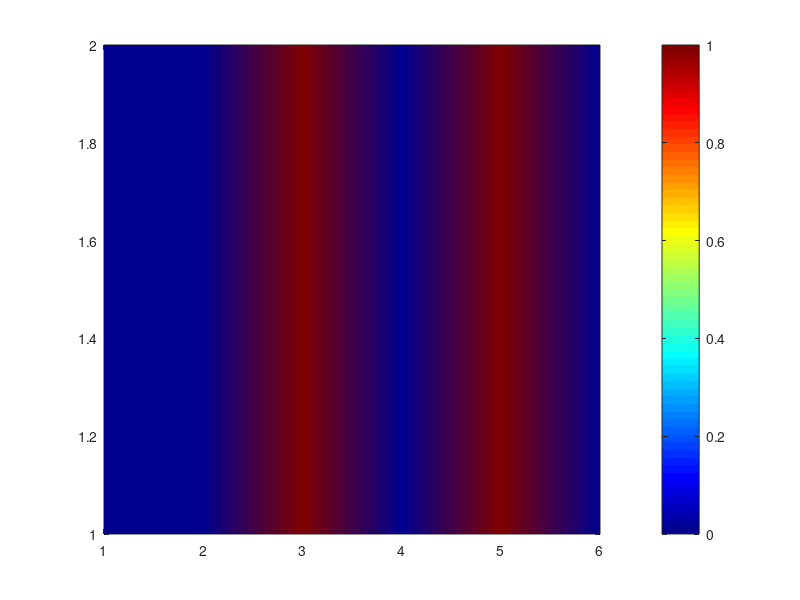

MATLAB code to generate this figure:
% Jacob Krol
% Prime Hotspot Plotter
clc

max = input('Maximum checked value:');
current = 2;
primes = [0 0 3:max];

while(current < max)
    current=current+1;
    p=true;
    if(mod(current,2)==0)
        p=false;
    else
        for test = 3:2:current-1
            if(mod(current,test)==0)
                p=false;
                break
            end
        end
    end
    primes(current) = p;
end

results = [primes 0];
results(2,:) = results;

colormap jet
pcolor(results)
shading interp
colorbar
